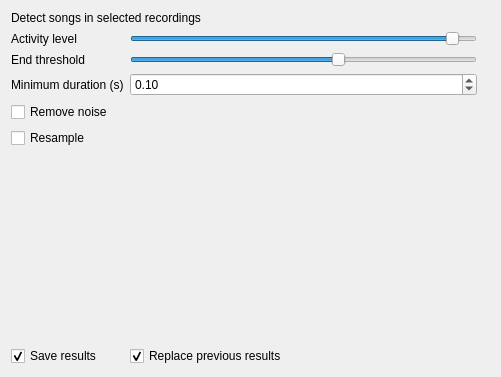
<?xml version="1.0" encoding="UTF-8"?>
<ui version="4.0">
 <class>DetectorOptions</class>
 <widget class="QWidget" name="DetectorOptions">
  <property name="geometry">
   <rect>
    <x>0</x>
    <y>0</y>
    <width>501</width>
    <height>377</height>
   </rect>
  </property>
  <property name="windowTitle">
   <string>Form</string>
  </property>
  <layout class="QGridLayout" name="gridLayout">
   <item row="0" column="0" colspan="3">
    <widget class="QLabel" name="label">
     <property name="text">
      <string>Detect songs in selected recordings</string>
     </property>
    </widget>
   </item>
   <item row="1" column="0">
    <widget class="QLabel" name="label_2">
     <property name="sizePolicy">
      <sizepolicy hsizetype="Maximum" vsizetype="Preferred">
       <horstretch>0</horstretch>
       <verstretch>0</verstretch>
      </sizepolicy>
     </property>
     <property name="text">
      <string>Activity level</string>
     </property>
    </widget>
   </item>
   <item row="1" column="1">
    <widget class="QSlider" name="slider_activity">
     <property name="maximum">
      <number>100</number>
     </property>
     <property name="value">
      <number>95</number>
     </property>
     <property name="orientation">
      <enum>Qt::Horizontal</enum>
     </property>
    </widget>
   </item>
   <item row="1" column="2">
    <widget class="QLabel" name="lbl_activity">
     <property name="text">
      <string/>
     </property>
    </widget>
   </item>
   <item row="2" column="0">
    <widget class="QLabel" name="label_4">
     <property name="text">
      <string>End threshold</string>
     </property>
    </widget>
   </item>
   <item row="2" column="1">
    <widget class="QSlider" name="slider_end_threshold">
     <property name="value">
      <number>60</number>
     </property>
     <property name="orientation">
      <enum>Qt::Horizontal</enum>
     </property>
    </widget>
   </item>
   <item row="2" column="2">
    <widget class="QLabel" name="lbl_end_threshold">
     <property name="text">
      <string/>
     </property>
    </widget>
   </item>
   <item row="3" column="0">
    <widget class="QLabel" name="label_3">
     <property name="text">
      <string>Minimum duration (s)</string>
     </property>
    </widget>
   </item>
   <item row="3" column="1">
    <widget class="QDoubleSpinBox" name="spin_min_duration">
     <property name="singleStep">
      <double>0.010000000000000</double>
     </property>
     <property name="value">
      <double>0.100000000000000</double>
     </property>
    </widget>
   </item>
   <item row="4" column="0" colspan="2">
    <widget class="QCheckBox" name="checkbox_remove_noise">
     <property name="text">
      <string>Remove noise</string>
     </property>
    </widget>
   </item>
   <item row="5" column="0">
    <widget class="QCheckBox" name="checkbox_resample">
     <property name="text">
      <string>Resample</string>
     </property>
    </widget>
   </item>
   <item row="6" column="0">
    <spacer name="verticalSpacer">
     <property name="orientation">
      <enum>Qt::Vertical</enum>
     </property>
     <property name="sizeHint" stdset="0">
      <size>
       <width>20</width>
       <height>84</height>
      </size>
     </property>
    </spacer>
   </item>
   <item row="7" column="0">
    <widget class="QCheckBox" name="checkbox_save">
     <property name="text">
      <string>Save results</string>
     </property>
     <property name="checked">
      <bool>true</bool>
     </property>
    </widget>
   </item>
   <item row="7" column="1">
    <widget class="QCheckBox" name="checkbox_overwrite">
     <property name="text">
      <string>Replace previous results</string>
     </property>
     <property name="checked">
      <bool>true</bool>
     </property>
    </widget>
   </item>
  </layout>
 </widget>
 <resources/>
 <connections/>
</ui>
